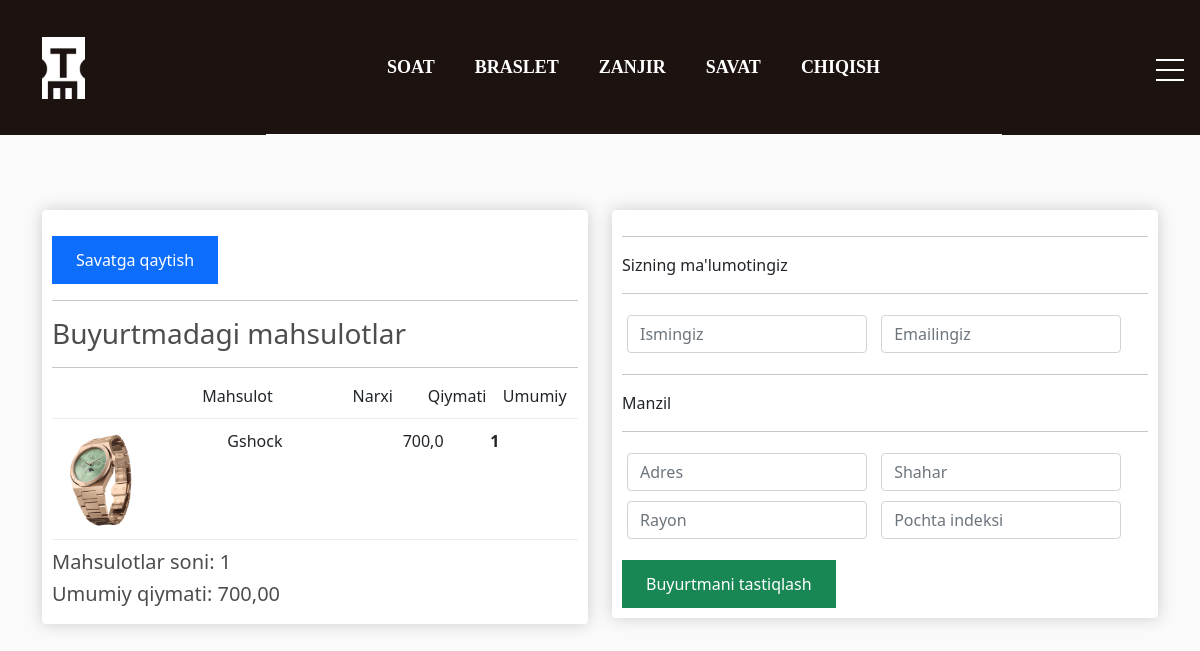
The app's page /checkout/ (signed in) with its own data.
### store/models.py (models this page shows, shortened)
class Category(models.Model):
    title = models.CharField(max_length=150, unique=True, verbose_name='Kategoriya nomi')
    image = models.ImageField(upload_to='categories/', null=True, blank=True, verbose_name='Rasm')
    slug = models.SlugField(unique=True, null=True)
    parent = models.ForeignKey('self', on_delete=models.CASCADE, null=True, blank=True, related_name='subcategory',
                               verbose_name='Kategoriya')
    def get_absolute_url(self):
        return reverse('category_list', kwargs={'slug': self.slug})
    class Meta:
        verbose_name = 'Kategoriya'
        verbose_name_plural = 'Kategoriyalar'

class OrderProduct(models.Model):
    product = models.ForeignKey(Product, on_delete=models.CASCADE, null=True)
    order = models.ForeignKey(Order, on_delete=models.CASCADE, null=True)
    quantity = models.IntegerField(default=0, null=True, blank=True)
    added_at = models.DateTimeField(auto_now_add=True)
    @property
    def get_total_price(self):
        total_price = self.product.price * self.quantity
        return total_price
    class Meta:
        verbose_name = "Buyurtmadagi mahsulot"
        verbose_name_plural = "Buyurtmadagi mahsulotlar"

class Product(models.Model):
    title = models.CharField(max_length=150, unique=True, verbose_name="Mahsulot nomi")
    price = models.FloatField(verbose_name="Narxi")
    created_at = models.DateTimeField(auto_now_add=True, verbose_name="Qo'shilgan vaqti")
    quantity = models.IntegerField(default=5, verbose_name="Ombordagi soni")
    description = models.TextField(default="Bu yerda tez orada ma'lumot bo'ladi!", verbose_name="Batafsil")
    category = models.ForeignKey(Category, on_delete=models.CASCADE, related_name='products', verbose_name='Kategoriya')
    slug = models.SlugField(unique=True, null=True)
    size = models.IntegerField(default=30, verbose_name="O'lcham mmda")
    colour = models.CharField(max_length=35, verbose_name='Rangi/Material', choices=[
        ('gold', 'Tilla'),
        ('silver', "Kumush"),
        ('bronze', 'Bronza')
    ])
    def get_photo(self):
        if self.images:
            try:
                return self.images.all()[0].image.url
            except:
                return 'https://png.pngtree.com/element_our/20200702/ourlarge/pngtree-no-photo-icon-free-image_2292041.jpg'
        return 'https://png.pngtree.com/element_our/20200702/ourlarge/pngtree-no-photo-icon-free-image_2292041.jpg'
    class Meta:
        verbose_name = 'Mahsulot'
        verbose_name_plural = 'Mahsulotlar'

class Gallery(models.Model):
    image = models.ImageField(upload_to='products/', verbose_name='Rasmlar')
    product = models.ForeignKey(Product, on_delete=models.CASCADE, related_name='images')
    class Meta:
        verbose_name = 'Mahsulot rasmi'
        verbose_name_plural = 'Mahsulot rasmlari'

class Order(models.Model):
    customer = models.ForeignKey(Customer, on_delete=models.CASCADE, blank=True, null=True)
    created_at = models.DateTimeField(auto_now_add=True)
    is_completed = models.BooleanField(default=False)
    shipping = models.BooleanField(default=True)
    @property
    def get_cart_total_price(self):
        order_products = self.orderproduct_set.all()
        total_price = sum([product.get_total_price for product in order_products])
        return total_price
    @property
    def get_cart_total_quantity(self):
        order_products = self.orderproduct_set.all()
        total_quantity = sum([product.quantity for product in order_products])
        return total_quantity
    class Meta:
        verbose_name = 'Buyurtma'
        verbose_name_plural = 'Buyurtmalar'

### store/views.py (the view)
# urls.py: path('checkout/', checkout, name='checkout')
def checkout(request):
    cart_info = get_cart_data(request)
    context = {
        'cart_total_quantity': cart_info['cart_total_quantity'],
        'order': cart_info['order'],
        'products': cart_info['products'],
        'customer_form': CustomerForm(),
        'shipping_form': ShippingForm(),
        'title': "Buyurtma berish"
    }
    return render(request, 'store/checkout.html', context)

### store/forms.py
class CustomerForm(forms.ModelForm):
    class Meta:
        model = Customer
        fields = ['name', 'email']
        widgets = {
            'name': forms.TextInput(attrs={
                'class': 'form-control',
                'placeholder': "Ismingiz"
            }),
            'email': forms.EmailInput(attrs={
                'class': 'form-control',
                'placeholder': 'Emailingiz'
            })
        }

class ShippingForm(forms.ModelForm):
    class Meta:
        model = ShippingAddress
        fields = ['address', 'city', 'state', 'zipcode']
        widgets = {
            'address': forms.TextInput(attrs={
                'class': 'form-control',
                'placeholder': 'Adres'
            }),
            'city': forms.TextInput(attrs={
                'class': 'form-control',
                'placeholder': 'Shahar'
            }),
            'state': forms.TextInput(attrs={
                'class': 'form-control',
                'placeholder': 'Rayon'
            }),
            'zipcode': forms.TextInput(attrs={
                'class': 'form-control',
                'placeholder': 'Pochta indeksi'
            })
        }

### store/templatetags/store_tags.py (called while the page is built)
@register.simple_tag()
def get_all_categories():
    categories = Category.objects.filter(parent=None)
    return categories

### store/utils.py (called while the page is built)
def get_cart_data(request):
    cart = CartForAuthenticatedUser(request)
    cart_info = cart.get_cart_info()
    return {
        'cart_total_quantity': cart_info['cart_total_quantity'],
        'cart_total_price': cart_info['cart_total_price'],
        'order': cart_info['order'],
        'products': cart_info['products'],
    }

    def get_cart_info(self):
        customer, created = Customer.objects.get_or_create(
            user=self.user,
            name=self.user.first_name,
            email=self.user.email
        )
        order, created  = Order.objects.get_or_create(
            customer=customer
        )
        order_products = order.orderproduct_set.all()
        cart_total_quantity = order.get_cart_total_quantity
        cart_total_price = order.get_cart_total_price
        return {
            'cart_total_quantity': cart_total_quantity,
            'cart_total_price': cart_total_price,
            'order': order,
            'products': order_products
        }

### store/templates/store/checkout.html (shortened to what this page needs)
{% extends 'base.html' %}
{% block navbar %}
{% include 'components/_navbar.html' %}
{% endblock navbar %}
{% block main %}
<div class="container">
    <div class="row">
        <div class="col-lg-6">
            <div class="box-element">
                <a href="{% url 'cart' %}" class="btn btn-primary">Savatga qaytish</a>
                <hr>
                <h3>Buyurtmadagi mahsulotlar</h3>
                <hr>
                <div class="cart-row">
                    <div style="flex:2"></div>
                    <div style="flex:2">Mahsulot</div>
                    <div style="flex:1">Narxi</div>
                    <div style="flex:1">Qiymati</div>
                    <div style="flex:1">Umumiy</div>
                </div>
                {% for item in products %}
                {% include 'store/components/_cart_row.html' %}
                {% endfor %}
                <h5>Mahsulotlar soni: {{ order.get_cart_total_quantity }}</h5>
                <h5>Umumiy qiymati: {{ order.get_cart_total_price|floatformat:2 }}</h5>
            </div>
        </div>
        <div class="col-lg-6">
            <div class="box-element">
                <form action="" method="post" enctype="multipart/form-data">
                    <div id="user-info">
                        <hr>
                        <p>Sizning ma'lumotingiz</p>
                        <hr>
                        <div class="form-field">
                            {{ customer_form.name }}
                        </div>
                        <div class="form-field">
                            {{ customer_form.email }}
                        </div>
                    </div>
                    <div id="shipping-info">
                        <hr>
                        <p>Manzil</p>
                        <hr>
                        {% for field in shipping_form %}
                        <div class="form-field">
                            {{ field }}
                        </div>
                        {% endfor %}
                    </div>
                    <button class="btn btn-success" type="submit">Buyurtmani tastiqlash</button>
                </form>
            </div>
        </div>
    </div>
</div>
{% endblock main %}

### templates/components/_navbar.html (shortened to what this page needs)
{% load static %}
{% load store_tags %}
<nav class="header_nav">
    <div class="container">
        <div class="row align-items-center">
            <div class="col-auto">
                <a href="{% url 'index' %}"><img src="{% static 'store/images/header_logo.jpg' %}" alt=""></a>
            </div>
            <div class="col-sm-8 col-lx-8 m-auto">
                <ul class="header_nav-menu d-flex justify-content-center flex-wrap text-center">
                    {% get_all_categories as categories %}
                    {% for category in categories %}
                    <li class="header_nav-item"><a class="header_nav-link" href="{{ category.get_absolute_url }}">
                        {{ category.title|upper }}
                    </a></li>
                    {% endfor %}
                    {% if request.user.is_authenticated %}
                    <li class="header_nav-item mt-3 mt-lg-0"><a class="header_nav-link" href="{% url 'cart' %}">SAVAT</a>
                    <li class="header_nav-item mt-3 mt-lg-0"><a class="header_nav-link" href="{% url 'logout' %}">CHIQISH</a>
                    {% else %}
                    <li class="header_nav-item mt-3 mt-lg-0"><a class="header_nav-link" href="{% url 'login_register' %}">KIRISH</a>
                    {% endif %}
                    </li>
                </ul>
            </div>
        </div>
    </div>
    <div class="header_lx-panel">
        <div class="hamburger">
            <div></div>
        </div>
    </div>
</nav>

### store/templates/store/components/_cart_row.html (shortened to what this page needs)
{% load static %}
<div class="cart-row">
    <div style="flex:2"><img src="{{ item.product.get_photo }}" alt="" class="row-image"></div>
    <div style="flex:2">{{ item.product.title }}</div>
    <div style="flex:1">{{ item.get_total_price }}</div>
    <div style="flex:1">
        <p class="quantity">{{ item.quantity }}</p>
    </div>
</div>

### store/static/store/style/style.css (style rules this page uses)
ul, li { padding: 0; margin: 0; }
a, li { text-decoration: none; list-style: none; }
.header_nav { margin-bottom: 65px; }
.header_nav-item { list-style: none; }
.header_nav-link { font-family: Montserrat; font-weight: 600; font-size: 18px; color: #fff; line-height: 22px; margin: 0 20px; text-decoration: none; }
.header_nav-menu { border-bottom: 1px solid white; padding: 55px 0; }
.btn { display: inline-block; border: none; color: #fff; padding: 0.75rem 1.5rem; margin-top: 1rem; transition: opacity 1s ease-in-out; text-decoration: none; }
.header_lx-panel { display: none; position: fixed; top:40px; right: 60px; z-index: 1; }
.header_lx-panel .hamburger { position: absolute; top: 0; left: 0; z-index: 1; width: 60px; height: 60px; padding: 1rem; display: flex; align-items: center; justify-content: center; }
.header_lx-panel .hamburger > div { position: relative; flex: none; width: 100%; height: 2px; background: #fff; display: flex; align-items: center; justify-content: center; transition: all 0.4s ease; }
.header_lx-panel .hamburger > div::before, .header_lx-panel .hamburger > div::after { content: ''; position: absolute; z-index: 1; top: -10px; width: 100%; height: 2px; background: inherit; }
.header_lx-panel .hamburger > div::after { top: 10px; }
@media only screen and (max-width: 1500px) { .header_lx-panel { display: block; } }

### store/static/store/style/additional_style.css (style rules this page uses)
body { background-color: hsl(0, 0%, 98%); }
h1,h2,h3,h4,h5,h6 { color:hsl(0, 0%, 30%); }
.box-element { box-shadow:hsl(0, 0%, 80%) 0 0 16px; background-color: #fff; border-radius: 4px; padding: 10px; }
.col-lg-4, .col-lg-6, .col-lg-8, .col-lg-12 { margin-top: 10px; }
.btn { border-radius: 0; }
.row-image { width: 100px; }
.form-field { width:250px; display: inline-block; padding: 5px; }
.cart-row { display: flex; align-items: flex-stretch; padding-bottom: 10px; margin-bottom: 10px; border-bottom: 1px solid #ececec; }
.quantity { display: inline-block; font-weight: 700; padding-right:10px; }

### records on screen
Category: title "SOAT"
Category: title "BRASLET"
Category: title "ZANJIR"
OrderProduct: product.get_photo (picture), product "Gshock", get_total_price "700,0", quantity "1"
Order: get_cart_total_quantity "1", get_cart_total_price "700,00"
